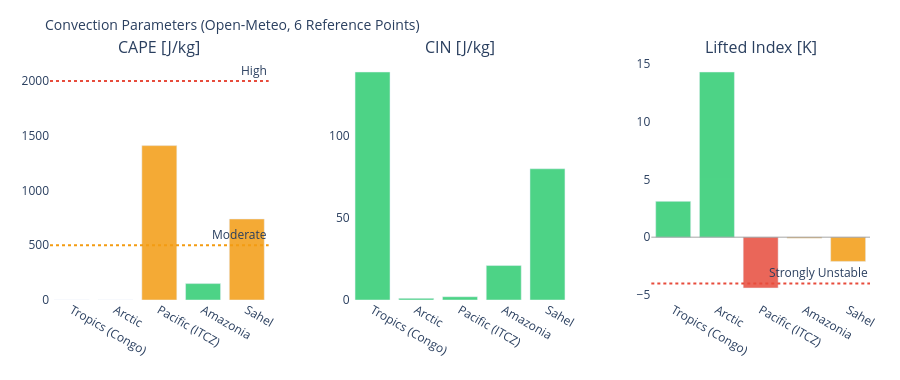

The notebook cell saved with this chart:
### Markdown cell above
---
## 3. Visualizations

### Code cell
# ============================================================
# CAPE / CIN / LIFTED INDEX – Convection potential
# ============================================================

if not df_atm.empty:
    fig = make_subplots(
        rows=1, cols=3,
        subplot_titles=['CAPE [J/kg]', 'CIN [J/kg]', 'Lifted Index [K]'],
        horizontal_spacing=0.1
    )
    pts = df_atm['point'].tolist()
    pt_colors = ['#E85D24','#185FA5','#888780','#378ADD','#639922','#F2A623']

    # CAPE – höher = mehr Gewitterpotential
    cape_vals = df_atm['cape'].fillna(0).tolist()
    cape_colors = ['#e74c3c' if v > 2000 else '#f39c12' if v > 500 else '#2ecc71'
                   for v in cape_vals]
    fig.add_trace(go.Bar(x=pts, y=cape_vals, marker_color=cape_colors,
                         opacity=0.85, showlegend=False), row=1, col=1)
    fig.add_hline(y=2000, line_dash='dot', line_color='#e74c3c',
                  annotation_text='High', row=1, col=1)
    fig.add_hline(y=500,  line_dash='dot', line_color='#f39c12',
                  annotation_text='Moderate', row=1, col=1)

    # CIN – negativer = stärker gedeckelt (weniger Auslöse)
    cin_vals = df_atm['cin'].fillna(0).tolist()
    cin_colors = ['#e74c3c' if v < -200 else '#f39c12' if v < -50 else '#2ecc71'
                  for v in cin_vals]
    fig.add_trace(go.Bar(x=pts, y=cin_vals, marker_color=cin_colors,
                         opacity=0.85, showlegend=False), row=1, col=2)

    # Lifted Index – negativ = instabil
    li_vals = df_atm['li'].fillna(0).tolist()
    li_colors = ['#e74c3c' if v < -4 else '#f39c12' if v < 0 else '#2ecc71'
                 for v in li_vals]
    fig.add_trace(go.Bar(x=pts, y=li_vals, marker_color=li_colors,
                         opacity=0.85, showlegend=False), row=1, col=3)
    fig.add_hline(y=0, line_color='gray', line_width=0.7, row=1, col=3)
    fig.add_hline(y=-4, line_dash='dot', line_color='#e74c3c',
                  annotation_text='Strongly Unstable', row=1, col=3)

    fig.update_layout(
        title=dict(text='Convection Parameters (Open-Meteo, 6 Reference Points)', font=dict(size=14)),
        height=380, plot_bgcolor='rgba(0,0,0,0)', paper_bgcolor='rgba(0,0,0,0)',
        margin=dict(l=50, r=30, t=60, b=80)
    )
    fig.update_xaxes(tickangle=30)
    fig.show()

### Figure 1 — Plotly figure (JSON) as saved in the notebook; plotly's stock layout.template omitted (floating-point values rounded to 4 significant figures)
{"data": [{"marker": {"color": ["#2ecc71", "#2ecc71", "#f39c12", "#2ecc71", "#f39c12"]}, "opacity": 0.85, "showlegend": false, "type": "bar", "x": ["Tropics (Congo)", "Arctic", "Pacific (ITCZ)", "Amazonia", "Sahel"], "xaxis": "x", "y": [0.0, 0.0, 1410.0, 150.0, 740.0], "yaxis": "y"}, {"marker": {"color": ["#2ecc71", "#2ecc71", "#2ecc71", "#2ecc71", "#2ecc71"]}, "opacity": 0.85, "showlegend": false, "type": "bar", "x": ["Tropics (Congo)", "Arctic", "Pacific (ITCZ)", "Amazonia", "Sahel"], "xaxis": "x2", "y": [139.0, 1.0, 2.0, 21.0, 80.0], "yaxis": "y2"}, {"marker": {"color": ["#2ecc71", "#2ecc71", "#e74c3c", "#f39c12", "#f39c12"]}, "opacity": 0.85, "showlegend": false, "type": "bar", "x": ["Tropics (Congo)", "Arctic", "Pacific (ITCZ)", "Amazonia", "Sahel"], "xaxis": "x3", "y": [3.1, 14.3, -4.4, -0.1, -2.1], "yaxis": "y3"}], "layout": {"annotations": [{"font": {"size": 16}, "showarrow": false, "text": "CAPE [J/kg]", "x": 0.1333, "xanchor": "center", "xref": "paper", "y": 1.0, "yanchor": "bottom", "yref": "paper"}, {"font": {"size": 16}, "showarrow": false, "text": "CIN [J/kg]", "x": 0.5, "xanchor": "center", "xref": "paper", "y": 1.0, "yanchor": "bottom", "yref": "paper"}, {"font": {"size": 16}, "showarrow": false, "text": "Lifted Index [K]", "x": 0.8667, "xanchor": "center", "xref": "paper", "y": 1.0, "yanchor": "bottom", "yref": "paper"}, {"showarrow": false, "text": "High", "x": 1, "xanchor": "right", "xref": "x domain", "y": 2000, "yanchor": "bottom", "yref": "y"}, {"showarrow": false, "text": "Moderate", "x": 1, "xanchor": "right", "xref": "x domain", "y": 500, "yanchor": "bottom", "yref": "y"}, {"showarrow": false, "text": "Strongly Unstable", "x": 1, "xanchor": "right", "xref": "x3 domain", "y": -4, "yanchor": "bottom", "yref": "y3"}], "height": 380, "margin": {"b": 80, "l": 50, "r": 30, "t": 60}, "paper_bgcolor": "rgba(0,0,0,0)", "plot_bgcolor": "rgba(0,0,0,0)", "shapes": [{"line": {"color": "#e74c3c", "dash": "dot"}, "type": "line", "x0": 0, "x1": 1, "xref": "x domain", "y0": 2000, "y1": 2000, "yref": "y"}, {"line": {"color": "#f39c12", "dash": "dot"}, "type": "line", "x0": 0, "x1": 1, "xref": "x domain", "y0": 500, "y1": 500, "yref": "y"}, {"line": {"color": "gray", "width": 0.7}, "type": "line", "x0": 0, "x1": 1, "xref": "x3 domain", "y0": 0, "y1": 0, "yref": "y3"}, {"line": {"color": "#e74c3c", "dash": "dot"}, "type": "line", "x0": 0, "x1": 1, "xref": "x3 domain", "y0": -4, "y1": -4, "yref": "y3"}], "title": {"font": {"size": 14}, "text": "Convection Parameters (Open-Meteo, 6 Reference Points)"}, "xaxis": {"anchor": "y", "domain": [0.0, 0.2667], "tickangle": 30}, "xaxis2": {"anchor": "y2", "domain": [0.3667, 0.6333], "tickangle": 30}, "xaxis3": {"anchor": "y3", "domain": [0.7333, 1.0], "tickangle": 30}, "yaxis": {"anchor": "x", "domain": [0.0, 1.0]}, "yaxis2": {"anchor": "x2", "domain": [0.0, 1.0]}, "yaxis3": {"anchor": "x3", "domain": [0.0, 1.0]}}}
